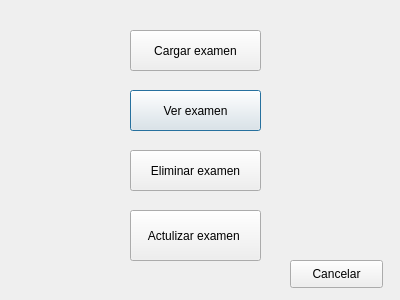
<?xml version="1.0" encoding="UTF-8"?>
<ui version="4.0">
 <class>ventn_medico</class>
 <widget class="QDialog" name="ventn_medico">
  <property name="geometry">
   <rect>
    <x>0</x>
    <y>0</y>
    <width>400</width>
    <height>300</height>
   </rect>
  </property>
  <property name="windowTitle">
   <string>Dialog</string>
  </property>
  <widget class="QPushButton" name="ver">
   <property name="geometry">
    <rect>
     <x>130</x>
     <y>90</y>
     <width>131</width>
     <height>41</height>
    </rect>
   </property>
   <property name="text">
    <string>Ver examen</string>
   </property>
  </widget>
  <widget class="QPushButton" name="cargar">
   <property name="geometry">
    <rect>
     <x>130</x>
     <y>30</y>
     <width>131</width>
     <height>41</height>
    </rect>
   </property>
   <property name="text">
    <string>Cargar examen</string>
   </property>
  </widget>
  <widget class="QPushButton" name="eliminar">
   <property name="geometry">
    <rect>
     <x>130</x>
     <y>150</y>
     <width>131</width>
     <height>41</height>
    </rect>
   </property>
   <property name="text">
    <string>Eliminar examen</string>
   </property>
  </widget>
  <widget class="QPushButton" name="actualizar">
   <property name="geometry">
    <rect>
     <x>130</x>
     <y>210</y>
     <width>131</width>
     <height>51</height>
    </rect>
   </property>
   <property name="text">
    <string>Actulizar examen </string>
   </property>
  </widget>
  <widget class="QPushButton" name="cancelar">
   <property name="geometry">
    <rect>
     <x>290</x>
     <y>260</y>
     <width>93</width>
     <height>28</height>
    </rect>
   </property>
   <property name="text">
    <string>Cancelar</string>
   </property>
  </widget>
 </widget>
 <resources/>
 <connections/>
</ui>
